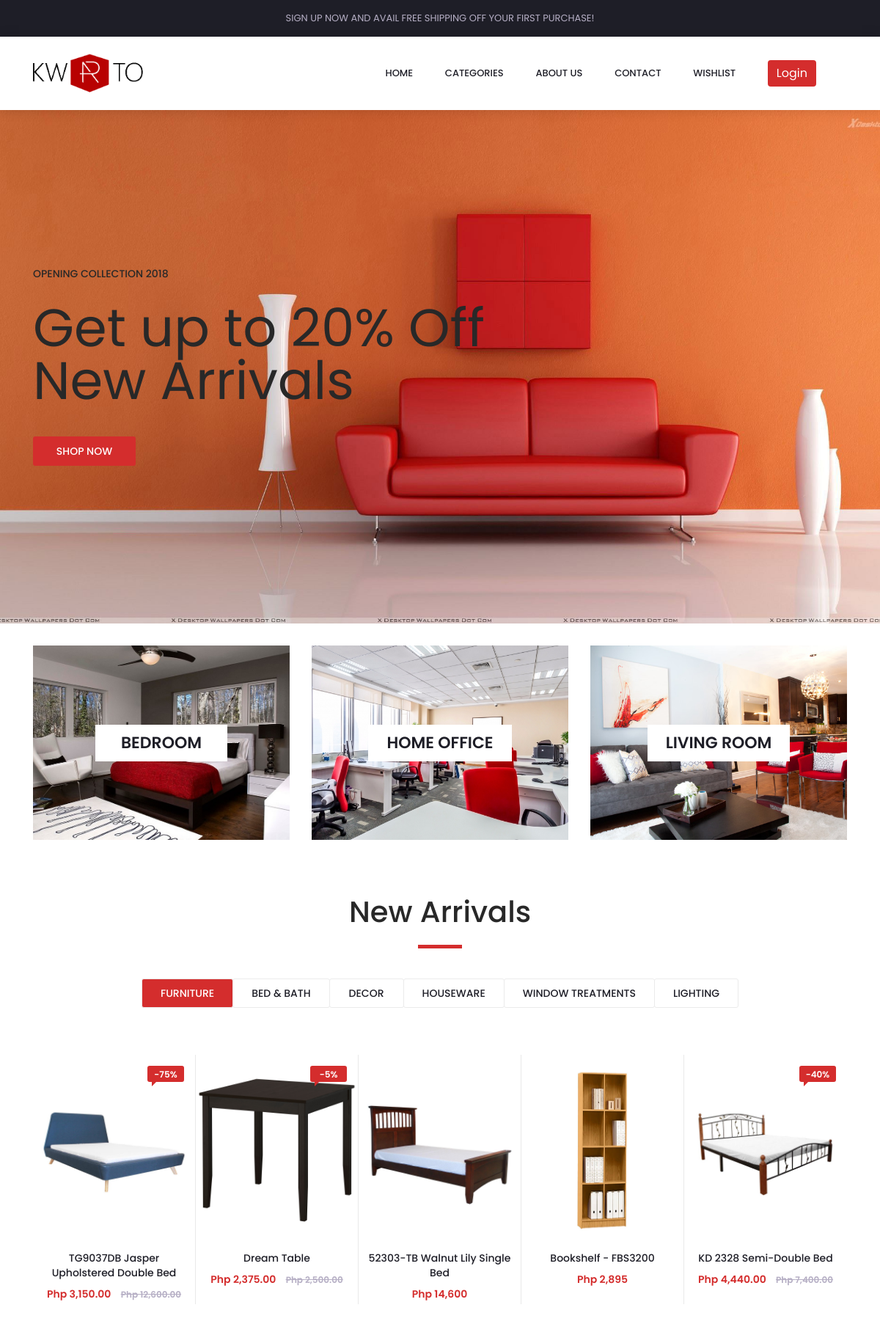
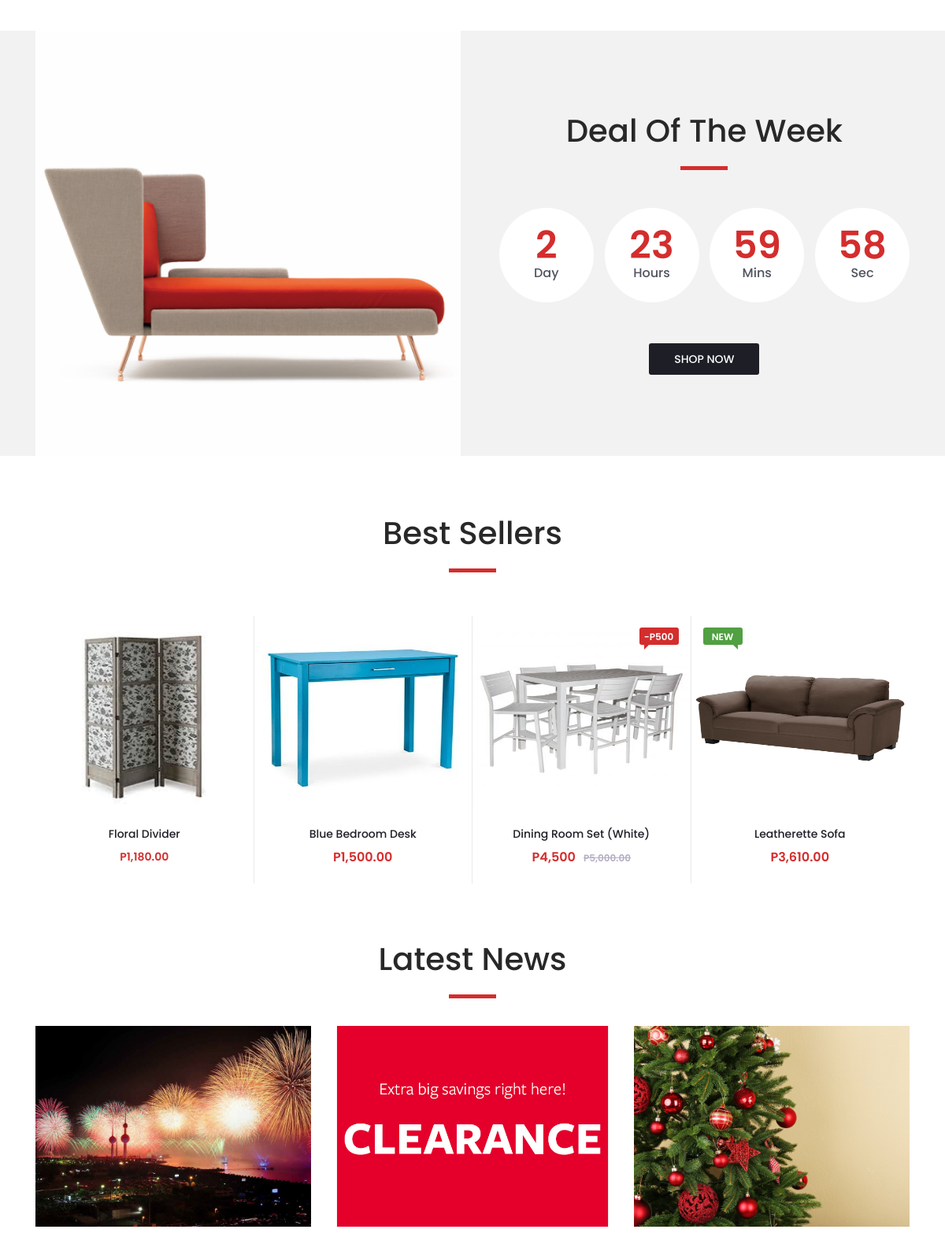
The page / (upper part) on the database its author committed (2 pictures, top to bottom).
### tables this page shows
CREATE TABLE `category` (
  `categoryId` int(11) NOT NULL,
  `name` varchar(128) NOT NULL,
  `lft` int(11) NOT NULL,
  `rgt` int(11) NOT NULL
);

CREATE TABLE `furniture` (
  `furnitureId` int(11) NOT NULL,
  `name` varchar(256) NOT NULL,
  `description` varchar(512) NOT NULL,
  `warrantyId` int(11) DEFAULT NULL,
  `model` varchar(64) DEFAULT NULL,
  `color` varchar(24) DEFAULT NULL,
  `weight` float NOT NULL,
  `weightUnit` enum('kg') NOT NULL,
  `length` float NOT NULL,
  `width` float NOT NULL,
  `height` float NOT NULL,
  `sizeUnit` enum('cm') NOT NULL,
  `packageLength` float NOT NULL,
  `packageWidth` float NOT NULL,
  `packageHeight` float NOT NULL,
  `packageSizeUnit` enum('cm') NOT NULL,
  `price` float NOT NULL,
  `dateAdded` timestamp NOT NULL DEFAULT CURRENT_TIMESTAMP,
  `dateUpdated` timestamp NOT NULL DEFAULT CURRENT_TIMESTAMP ON UPDATE CURRENT_TIMESTAMP,
  `addedBy` int(11) NOT NULL,
  `updatedBy` int(11) NOT NULL,
  `modelName` varchar(256) DEFAULT NULL,
  `discount` float NOT NULL,
  `saleStart` timestamp NULL DEFAULT NULL,
  `saleEnd` timestamp NULL DEFAULT NULL,
  `live` tinyint(1) DEFAULT '0',
  `categoryId` int(11) DEFAULT NULL,
  `sellerId` int(11) NOT NULL,
  `versionOf` int(11) DEFAULT NULL
);

CREATE TABLE `furniture_image` (
  `furnitureImageId` int(11) NOT NULL,
  `image` varchar(256) NOT NULL,
  `dateAdded` timestamp NOT NULL DEFAULT CURRENT_TIMESTAMP,
  `dateUpdated` timestamp NOT NULL DEFAULT CURRENT_TIMESTAMP ON UPDATE CURRENT_TIMESTAMP,
  `addedBy` int(11) NOT NULL,
  `updatedBy` int(11) NOT NULL,
  `furnitureId` int(11) NOT NULL
);

### Controllers/LoadSubordinateCategories.php (called while the page is built, shortened)
<?php
  $db = new Database();
  $connection = $db->Connect();
  if($connection){
    $categoryId = $_POST["categoryId"];
    $query = "SELECT node.*, (COUNT(parent.name) - (sub_tree.depth + 1)) AS depth
              FROM category AS node,
                      category AS parent,
                      category AS sub_parent,
                      (
                              SELECT node.name, (COUNT(parent.name) - 1) AS depth
                              FROM category AS node,
                                      category AS parent
                              WHERE node.lft BETWEEN parent.lft AND parent.rgt
                                      AND node.categoryId = " . $categoryId . "
                              GROUP BY node.name
                              ORDER BY node.lft
                      )AS sub_tree
              WHERE node.lft BETWEEN parent.lft AND parent.rgt
                      AND node.lft BETWEEN sub_parent.lft AND sub_parent.rgt
                      AND sub_parent.name = sub_tree.name
              GROUP BY node.name
              HAVING depth = 1
              ORDER BY node.lft";
    $subordinateCategoriesResult = mysqli_query($connection, $query);
  }
?>

### Controllers/SearchFurniture.php (called while the page is built, shortened)
<?php
  $db = new Database();
  $connection = $db->Connect();
  if($connection){
    $categoryId = $_POST["categoryId"];
    $sortValue = $_POST["sortValue"];
    $sortOrder = $_POST["sortOrder"];
    $query = "SELECT f.*
              FROM
              (
              category AS node
              JOIN furniture AS f ON node.categoryId = f.categoryId
              LEFT JOIN review AS r ON f.furnitureId = r.furnitureId
              LEFT JOIN
                (
              		SELECT * from furniture_stock WHERE status = 'available'
              	) AS s ON f.furnitureId = s.furnitureId
              ),
              category AS parent
              WHERE node.lft
              BETWEEN parent.lft
              AND parent.rgt
              AND parent.categoryId = " . $categoryId;
      $query .= " GROUP BY f.furnitureId";
      if($sortValue != ""){
        switch($sortValue){
          case "arrival":
          $query .= " ORDER BY s.dateAdded";
          break;
        }
        switch($sortOrder){
          case "descending":
          $query .= " DESC";
          break;
        }
      }else{
        $query .= " ORDER BY node.lft ASC";
      }
      $searchFurnitureResult = mysqli_query($connection, $query);
  }
?>

### Controllers/LoadSinglePath.php (called while the page is built, shortened)
<?php
  $db = new Database();
  $connection = $db->Connect();
  if($connection){
    $categoryId = $_POST["categoryId"];
    $query = "SELECT parent.*
              FROM category AS node,
              category AS parent
              WHERE node.lft BETWEEN parent.lft AND parent.rgt
              AND node.categoryId = " . $categoryId .
              " ORDER BY parent.lft";
    $singlePathResult = mysqli_query($connection, $query);
  }
?>

### Controllers/LoadAllFurnitureImages.php (called while the page is built, shortened)
<?php
  $db = new Database();
  $connection = $db->Connect();
  if($connection){
    $id = $_POST["furnitureId"];
    $query = "SELECT * FROM furniture_image WHERE furnitureId = " . $id;
    $furnitureImagesResult = mysqli_query($connection, $query);
  }
?>

### index.php (the view, shortened to what this page needs)
<!DOCTYPE html>
<html lang="en">
<head>
<?php include('Access/Header.php');?>
</head>
<body>
<div class="super_container">
	<?php include('Access/Navbar.php');?>
	<div class="main_slider" style="background-image:url(./images/indexbanner.jpg)">
		<div class="container fill_height">
			<div class="row align-items-center fill_height">
				<div class="col">
					<div class="main_slider_content">
						<h6>Opening Collection 2018</h6>
						<h1>Get up to 20% Off New Arrivals</h1>
						<div class="red_button shop_now_button"><a href="loginnew.php">shop now</a></div>
					</div>
				</div>
			</div>
		</div>
	</div>
	<div class="banner">
		<div class="container">
			<div class="row">
				<div class="col-md-4">
					<div class="banner_item align-items-center" style="background-image:url(./images/indexbg1.jpg)">
						<div class="banner_category">
							<a href="categories.php">Bedroom</a>
						</div>
					</div>
				</div>
				<div class="col-md-4">
					<div class="banner_item align-items-center" style="background-image:url(./images/indexbg2.jpg)">
						<div class="banner_category">
							<a href="categories.php">Home Office</a>
						</div>
					</div>
				</div>
				<div class="col-md-4">
					<div class="banner_item align-items-center" style="background-image:url(./images/indexbg3.jpg)">
						<div class="banner_category">
							<a href="categories.php">Living Room</a>
						</div>
					</div>
				</div>
			</div>
		</div>
	</div>
	<div class="new_arrivals">
		<div class="container">
			<div class="row">
				<div class="col text-center">
					<div class="section_title new_arrivals_title">
						<h2>New Arrivals</h2>
					</div>
				</div>
			</div>
			<div class="row align-items-center">
				<div class="col text-center">
					<div class="new_arrivals_sorting">
						<ul class="arrivals_grid_sorting clearfix button-group filters-button-group">
							<?php
								require("Controllers/LoadSubordinateCategories.php");
								if($subordinateCategoriesResult != null){
									$i = 1;
									while($row = mysqli_fetch_assoc($subordinateCategoriesResult)){
										if($i == 1){
											$i++;
							?>
										<li class="grid_sorting_button button d-flex flex-column justify-content-center align-items-center active is-checked" data-filter= <?php echo "." . $row["categoryId"]; ?>><?php echo $row["name"]; ?></li>
							<?php
										}else{
							?>
										<li class="grid_sorting_button button d-flex flex-column justify-content-center align-items-center" data-filter= <?php echo "." . $row["categoryId"]; ?>><?php echo $row["name"]; ?></li>
							<?php
										}
									}
								}
							?>
						</ul>
					</div>
				</div>
			</div>
			<div class="row">
				<div class="col">
					<div class="product-grid" data-isotope='{ "itemSelector": ".product-item", "layoutMode": "fitRows" }'>
						<?php
							require("Controllers/SearchFurniture.php");
							if($searchFurnitureResult != null){
								while($row = mysqli_fetch_assoc($searchFurnitureResult)){
									require("Controllers/LoadSinglePath.php");
									$ancestorCategoryId = 1;
									$ancestorCount = 0;
									while($ancestorRow = mysqli_fetch_assoc($singlePathResult)){
										$ancestorCategoryId = $ancestorRow["categoryId"];
										$ancestorCount++;
										if($ancestorCount == 2){
											break;
										}
									}
						?>
								<div class="product-item <?php echo $ancestorCategoryId ?>">
									<div class="product discount product_filter">
										<div class="product_image">
											<?php
												require("Controllers/LoadAllFurnitureImages.php");
												if($furnitureImagesResult != null){
													$r = mysqli_fetch_assoc($furnitureImagesResult);
											?>
											<img src=<?php echo "Resources/Images/Furniture/" .  $row["furnitureId"] . "/" . $r["image"]; ?> style="padding-top: 20px; min-height: 240px; max-height: 240px;" alt="">
											<?php
												}else{
											?>
											<img src="" style="padding-top: 20px; min-height: 240px; max-height: 240px;" alt="">
											<?php
												}
											?>
										</div>
										<?php
											if($row["discount"] > 0){
										?>
											<div class="product_bubble product_bubble_right product_bubble_red d-flex flex-column align-items-center"><span><?php echo "-" . $row["discount"] . "%"; ?></span></div>
										<?php
											}
										?>
										<div class="product_info">
											<h6 class="product_name"><a href="single.php?singleFurnitureId=<?php echo $row['furnitureId']?>"><?php echo $row["name"]; ?></a></h6>
											<div class="product_price">
											<?php
												$price = $row["price"];
												$discount = $row["discount"];
												if($discount > 0){
													echo "Php " . number_format(($price * (1 - $discount / 100)), 2);
												}else{
													echo "Php " . number_format($price);
												}
											?>
											<?php
												if($row["discount"] > 0){
											?>
											<span><?php echo "Php " . number_format($row["price"], 2); ?></span>
											<?php
												}
											?>
											</div>
										</div>
									</div>
								</div>
						<?php
								}
							}
						?>
					</div>
				</div>
			</div>
		</div>
	</div>
	<div class="deal_ofthe_week">
		<div class="container">
			<div class="row align-items-center">
				<div class="col-lg-6">
					<div class="deal_ofthe_week_img">
						<img src="./images/index/dealsbg.png" alt="">
					</div>
				</div>
				<div class="col-lg-6 text-right deal_ofthe_week_col">
					<div class="deal_ofthe_week_content d-flex flex-column align-items-center float-right">
						<div class="section_title">
							<h2>Deal Of The Week</h2>
						</div>
						<ul class="timer">
							<li class="d-inline-flex flex-column justify-content-center align-items-center">
								<div id="day" class="timer_num">03</div>
								<div class="timer_unit">Day</div>
							</li>
							<li class="d-inline-flex flex-column justify-content-center align-items-center">
								<div id="hour" class="timer_num">15</div>
								<div class="timer_unit">Hours</div>
							</li>
							<li class="d-inline-flex flex-column justify-content-center align-items-center">
								<div id="minute" class="timer_num">45</div>
								<div class="timer_unit">Mins</div>
							</li>
							<li class="d-inline-flex flex-column justify-content-center align-items-center">
								<div id="second" class="timer_num">23</div>
								<div class="timer_unit">Sec</div>
							</li>
						</ul>
						<div class="red_button deal_ofthe_week_button"><a href="#">shop now</a></div>
					</div>
				</div>
			</div>
		</div>
	</div>
	<div class="best_sellers">
		<div class="container">
			<div class="row">
				<div class="col text-center">
					<div class="section_title new_arrivals_title">
						<h2>Best Sellers</h2>
					</div>
				</div>
			</div>
			<div class="row">
				<div class="col">
					<div class="product_slider_container">
						<div class="owl-carousel owl-theme product_slider">
							<div class="owl-item product_slider_item">
								<div class="product-item homeoff">
									<div class="product discount">
										<div class="product_image">
											<img src="./images/index/item10.jpg" style="padding-top: 20px; max-height: 240px;">
										</div>
										<div class="product_info">
											<h6 class="product_name"><a href="single.php">Floral Divider</a></h6>
											<div class="product_price">P1,180.00</div>
										</div>
									</div>
								</div>
							</div>
							<div class="owl-item product_slider_item">
								<div class="product-item homeacc">
									<div class="product">
										<div class="product_image">
											<img src="./images/index/item7.jpg" style="padding-top: 20px; max-height: 240px;">
										</div>
										<div class="product_info">
											<h6 class="product_name"><a href="single.php">Blue Bedroom Desk</a></h6>
											<div class="product_price">P1,500.00</div>
										</div>
									</div>
								</div>
							</div>
							<div class="owl-item product_slider_item">
								<div class="product-item homeacc">
									<div class="product">
										<div class="product_image">
											<img src="./images/index/item6.jpg" style="padding-top: 20px; max-height: 240px;">
										</div>
										<div class="product_bubble product_bubble_right product_bubble_red d-flex flex-column align-items-center"><span>-P500</span></div>
										<div class="product_info">
											<h6 class="product_name"><a href="#single.php">Dining Room Set (White)</a></h6>
											<div class="product_price">P4,500<span>P5,000.00</span></div>
										</div>
									</div>
								</div>
							</div>
							<div class="owl-item product_slider_item">
								<div class="product-item dining">
									<div class="product">
										<div class="product_image">
											<img src="./images/index/item2.jpg" style="padding-top: 20px; max-height: 240px;" alt="">
										</div>
										<div class="product_bubble product_bubble_left product_bubble_green d-flex flex-column align-items-center"><span>new</span></div>
										<div class="product_info">
											<h6 class="product_name"><a href="single.php">Leatherette Sofa</a></h6>
											<div class="product_price">P3,610.00</div>
										</div>
									</div>
								</div>
							</div>
						</div>
					</div>
				</div>
			</div>
		</div>
	</div>
	<div class="blogs">
		<div class="container">
			<div class="row">
				<div class="col text-center">
					<div class="section_title">
						<h2>Latest News</h2>
					</div>
				</div>
			</div>
			<div class="row blogs_container">
				<div class="col-lg-4 blog_item_col">
					<div class="blog_item">
						<div class="blog_background" style="background-image:url(./images/index/news1.jpg)"></div>
					</div>
				</div>
				<div class="col-lg-4 blog_item_col">
					<div class="blog_item">
						<div class="blog_background" style="background-image:url(./images/index/news2.jpg)"></div>
					</div>
				</div>
				<div class="col-lg-4 blog_item_col">
					<div class="blog_item">
						<div class="blog_background" style="background-image:url(./images/index/news3.jpg)"></div>
					</div>
				</div>
			</div>
		</div>
	</div>
</div>
</body>
</html>

### rows shown on the page
category: name "FURNITURE"
category: name "BED & BATH"
category: name "DECOR"
category: name "HOUSEWARE"
category: name "WINDOW TREATMENTS"
category: name "LIGHTING"
furniture: furniture_image.image (picture), discount "75", name "TG9037DB Jasper Upholstered Double Bed", $price * (1 - $discount / 100) "3,150.00", price "12,600.00"
furniture: furniture_image.image (picture), discount "5", name "Dream Table", $price * (1 - $discount / 100) "2,375.00", price "2,500.00"
furniture: furniture_image.image (picture), name "52303-TB Walnut Lily Single Bed", price "14,600"
furniture: furniture_image.image (picture), name "Bookshelf - FBS3200", price "2,895"
furniture: furniture_image.image (picture), discount "40", name "KD 2328 Semi-Double Bed", $price * (1 - $discount / 100) "4,440.00", price "7,400.00"
